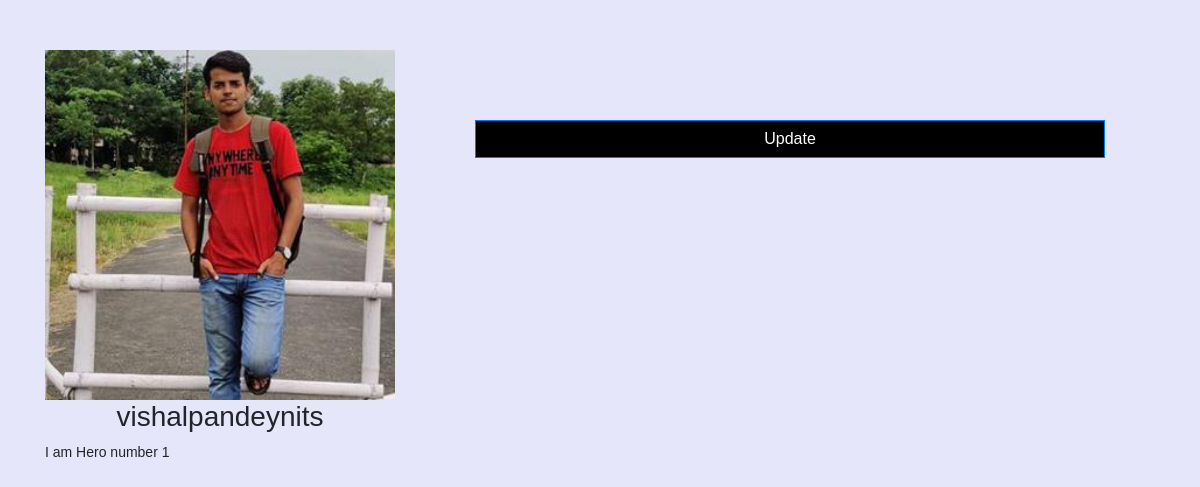
The app's page /profile/vishalpandeynits/, older data.
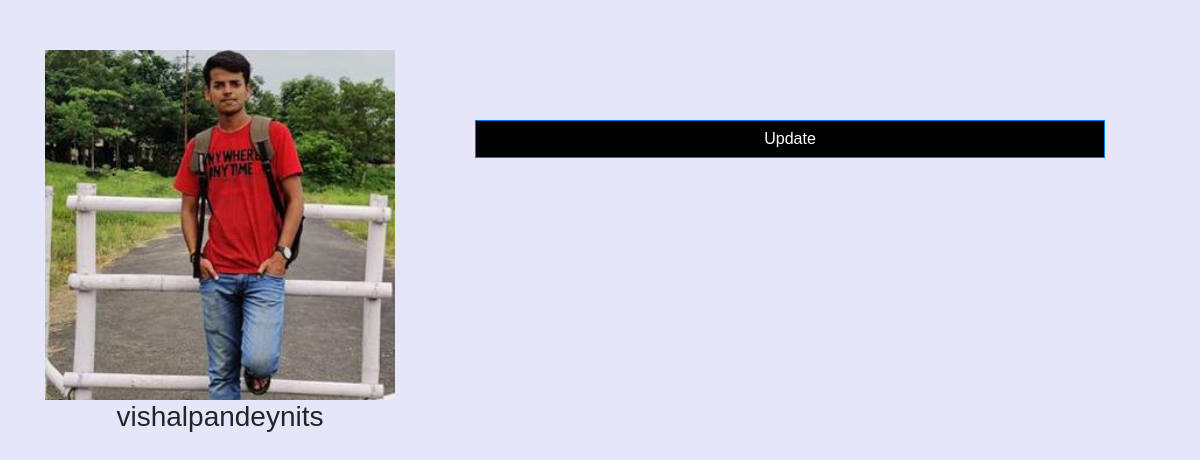
The same page, newer data.
### users/models.py (models this page shows, shortened)
class Profile(models.Model):
	user = models.OneToOneField(User, on_delete=models.CASCADE)
	bio = models.TextField(default='',max_length=100, null=True, blank=True)
	cover_photo = models.ImageField(default='default.jpg', upload_to='cover_pic')
	profile_pic = models.ImageField(default='default.jpg', upload_to='profile_pics')
	phone_number = models.CharField(max_length=13,null=True,blank=True)
	whatsapp_number = models.CharField(max_length=13,null=True,blank=True)
	facebook = models.URLField()

### users/views.py (the view, shortened to what this page needs)
# urls.py: path('<str:username>/', profiles, name='profile'),
def profiles(request, username):
    p_user = get_object_or_404(User, username=username)
    profile = get_object_or_404(Profile, user=p_user)
    p_form = None
    context = {
    	'p_form' : p_form,
    	'profile' : profile,
    }
    return render (request, 'users/profile.html', context)

### templates/users/profile.html (shortened to what this page needs)
{% extends 'base.html' %}
{% load crispy_forms_tags %}
{% block content %}
<div id="profile" class="container">
	<div class="row">
		<div class="col-sm-12 col-md-4">
			<img style="width:100%;" class="img-fluid"
				src="{{ profile.profile_pic.url }}"><br>
			<center>
				<h3>
					{{ profile.user.username }}
				</h3>
			</center>
			<pre>{{ profile.bio }}</pre>
		</div>
		<div class="col-sm-12 col-md-8">
			<form method="POST" id="profileupdateform" v-if="updateForm"
				enctype="multipart/form-data"> {% csrf_token %}
				<button class="btn btn-primary" type="submit">Update</button>
			</form>
		</div>
	</div>
</div>
{% endblock %}

Row changes from the older to the newer data that the page shows:
changed Profile "vishalpandeynits": bio "I am Hero number 1" → (not shown)
